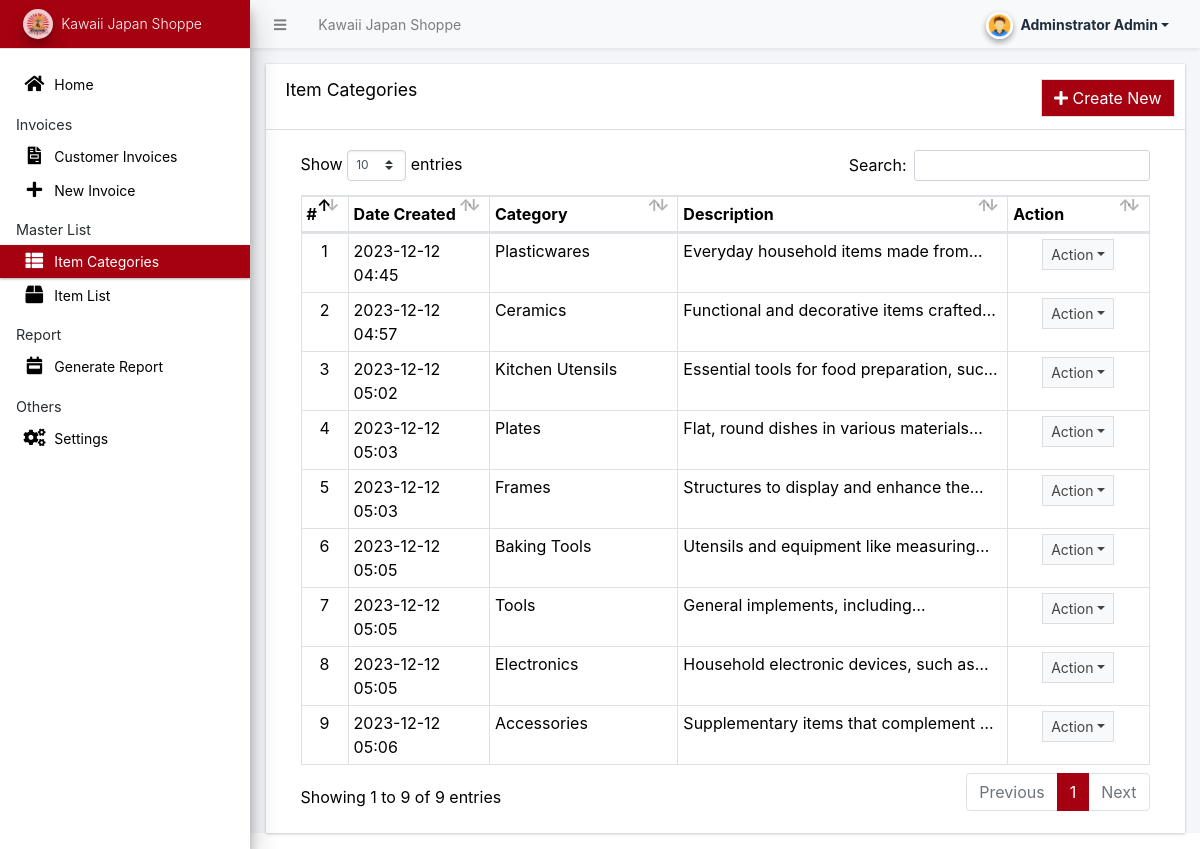
/admin/?page=category (signed in), run on the app's committed database.
### tables this page shows
CREATE TABLE `category_list` (
  `id` int(30) NOT NULL,
  `name` varchar(250) NOT NULL,
  `description` text NOT NULL,
  `type` tinyint(1) NOT NULL DEFAULT 1 COMMENT '1 = product, 2 = service',
  `date_created` datetime NOT NULL DEFAULT current_timestamp(),
  `date_updated` datetime DEFAULT NULL ON UPDATE current_timestamp()
);

### admin/category/index.php (the view, shortened to what this page needs)
<div class="card card-outline rounded-0 card-maroon">
	<div class="card-header">
		<h3 class="card-title">Item Categories</h3>
		<div class="card-tools">
			<a href="javascript:void(0)" id="create_category" class="btn btn-flat btn-default bg-maroon"><span class="fas fa-plus"></span>  Create New</a>
		</div>
	</div>
	<div class="card-body">
		<div class="container-fluid">
        <div class="container-fluid">
			<table class="table table-bordered table-stripped">
				<colgroup>
					<col width="5%">
					<col width="15%">
					<col width="20%">
					<col width="35%">
					<col width="15%">
				</colgroup>
				<thead>
					<tr>
						<th>#</th>
						<th>Date Created</th>
						<th>Category</th>
						<th>Description</th>
						<th>Action</th>
					</tr>
				</thead>
				<tbody>
					<?php
					$i = 1;
						$qry = $conn->query("SELECT * from `category_list` order by date(date_created) desc ");
						while($row = $qry->fetch_assoc()):
                            $row['description'] = strip_tags(stripslashes(html_entity_decode($row['description'])));
					?>
						<tr>
							<td class="text-center"><?php echo $i++; ?></td>
							<td><?php echo date("Y-m-d H:i",strtotime($row['date_created'])) ?></td>
							<td><?php echo $row['name'] ?></td>
							<td ><p class="truncate-1 m-0"><?php echo $row['description'] ?></p></td>
							<td align="center">
								 <button type="button" class="btn btn-flat btn-default btn-sm dropdown-toggle dropdown-icon" data-toggle="dropdown">
				                  		Action
				                  </button>
							</td>
						</tr>
					<?php endwhile; ?>
				</tbody>
			</table>
		</div>
		</div>
	</div>
</div>

### data on the page
category_list: date_created "2023-12-12 04:45", name "Plasticwares", description "Everyday household items made…"
category_list: date_created "2023-12-12 04:57", name "Ceramics", description "Functional and decorative items…"
category_list: date_created "2023-12-12 05:02", name "Kitchen Utensils", description "Essential tools for food preparation,…"
category_list: date_created "2023-12-12 05:03", name "Plates", description "Flat, round dishes in various…"
category_list: date_created "2023-12-12 05:03", name "Frames", description "Structures to display and enhance…"
category_list: date_created "2023-12-12 05:05", name "Baking Tools", description "Utensils and equipment like…"
category_list: date_created "2023-12-12 05:05", name "Tools", description "General implements,…"
category_list: date_created "2023-12-12 05:05", name "Electronics", description "Household electronic devices, such…"
category_list: date_created "2023-12-12 05:06", name "Accessories", description "Supplementary items that complement…"

### other printed values
$_settings->info('name') "Kawaii Japan Shoppe"
$_settings->userdata('firstname').' '.$_settings->userdata('lastname') "Adminstrator Admin"
$_settings->info('short_name') "Kawaii Japan Shoppe"
